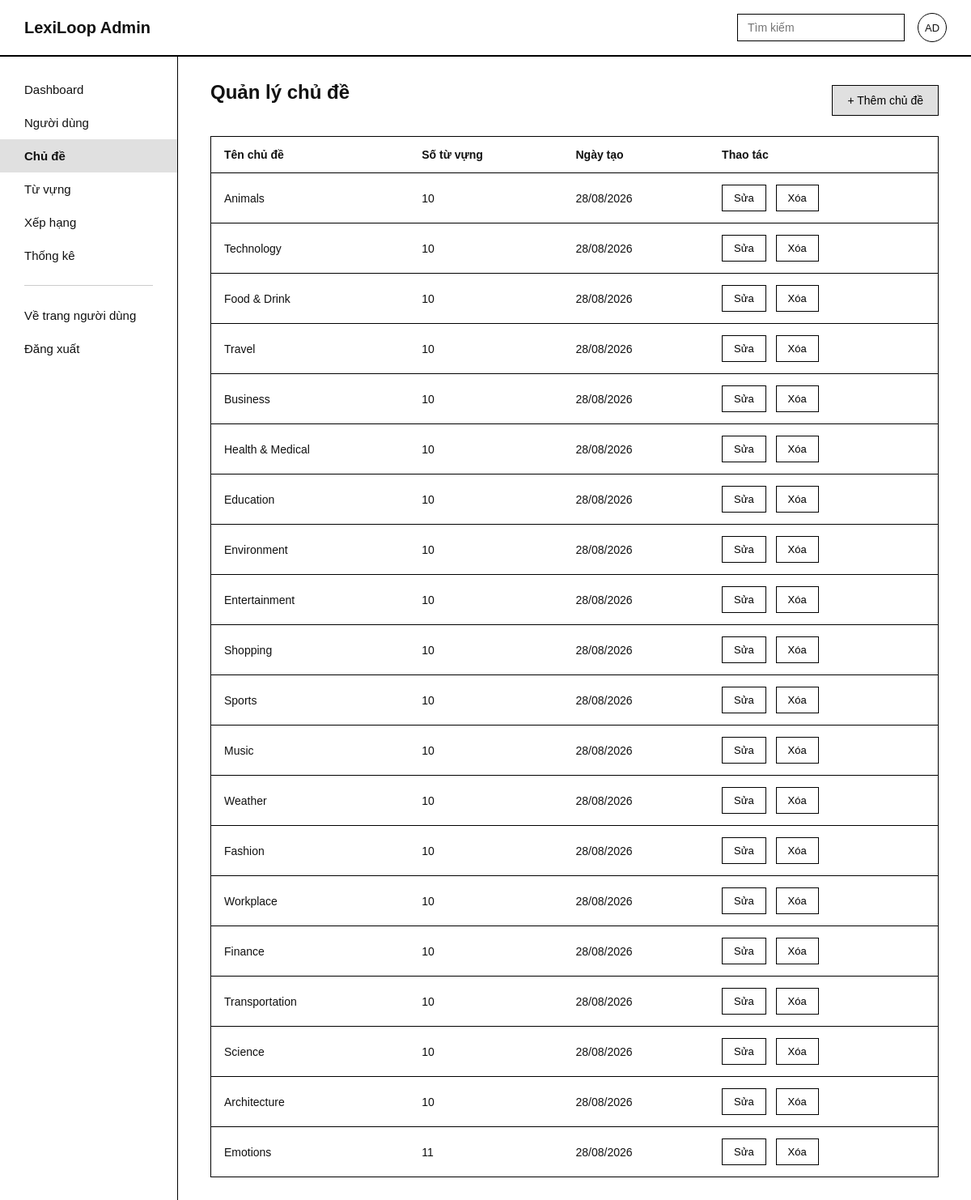
Page /pages/admin/D_Quanlychude.php (signed in) on the committed database.
### tables this page shows
CREATE TABLE `Topics` (
  `topicID` int NOT NULL,
  `topicName` varchar(100) NOT NULL,
  `topicDescription` text,
  `category` varchar(20) NOT NULL DEFAULT 'common',
  `created_by` int DEFAULT NULL,
  `topicCreated_at` datetime DEFAULT CURRENT_TIMESTAMP
);

### pages/admin/D_Quanlychude.php (the view, shortened to what this page needs)
<?php
require_once($_SERVER['DOCUMENT_ROOT'] . "/Connect.php");
$sqlDanhSach = "SELECT t.topicID, t.topicName, t.topicDescription, t.topicCreated_at,
                       (SELECT COUNT(*) FROM vocabulary v WHERE v.topic_id = t.topicID) AS soTuVung
                FROM Topics t
                ORDER BY t.topicCreated_at DESC";
$ketQuaDanhSach = mysqli_query($link, $sqlDanhSach);
?>
<!doctype html>
<html lang="vi">
  <head>
    <link rel="stylesheet" type="text/css" href="../../CSS/D_Quanlychude.css"/>
  </head>
  <body>
    <div class="D_Quanlychude_Wrapper">
      <header class="D_Quanlychude_Topbar">
        <div class="D_Quanlychude_Logo">LexiLoop Admin</div>
        <div class="D_Quanlychude_TopbarPhai">
          <input
            type="text"
            class="D_Quanlychude_TimKiem"
            placeholder="Tìm kiếm"
          />
          <div class="D_Quanlychude_Avatar">AD</div>
        </div>
      </header>
      <div class="D_Quanlychude_Body">
        <nav class="D_Quanlychude_Sidebar">
          <a href="D_Dashboard_admin.php" class="D_Quanlychude_MucMenu"
            >Dashboard</a
          >
          <a href="D_Quanlynguoidung.php" class="D_Quanlychude_MucMenu"
            >Người dùng</a
          >
          <a
            href="D_Quanlychude.php"
            class="D_Quanlychude_MucMenu D_Quanlychude_DangChon"
            >Chủ đề</a
          >
          <a href="D_Quanlytuvung.php" class="D_Quanlychude_MucMenu"
            >Từ vựng</a
          >
	  <a href="D_Xephang.php" class="D_Quanlychude_MucMenu"
            >Xếp hạng</a
          >
          <a href="D_Thongkehethong.php" class="D_Quanlychude_MucMenu"
            >Thống kê</a
          >
          <hr class="D_Quanlychude_GachNgang" />
          <a href="../user/C_Dashboard_user.php" class="D_Quanlychude_MucMenu"
            >Về trang người dùng</a
          >
          <a href="../auth/A_DangXuat.php" class="D_Quanlychude_MucMenu"
            >Đăng xuất</a
          >
        </nav>
        <main class="D_Quanlychude_NoiDung">
          <div class="D_Quanlychude_HangTieuDe">
            <h1 class="D_Quanlychude_TieuDe">Quản lý chủ đề</h1>
            <button
              id="D_Quanlychude_BtnThem"
              class="D_Quanlychude_NutXam"
              type="button"
            >
              + Thêm chủ đề
            </button>
          </div>
          <table class="D_Quanlychude_Bang">
            <thead>
              <tr>
                <th>Tên chủ đề</th>
                <th>Số từ vựng</th>
                <th>Ngày tạo</th>
                <th>Thao tác</th>
              </tr>
            </thead>
            <tbody id="D_Quanlychude_ThanBang">
              <?php while ($hang = mysqli_fetch_assoc($ketQuaDanhSach)): ?>
                <tr
                  data-id="<?php echo (int) $hang["topicID"]; ?>"
                  data-tenchude="<?php echo htmlspecialchars($hang["topicName"]); ?>"
                  data-mota="<?php echo htmlspecialchars($hang["topicDescription"]); ?>"
                >
                  <td class="D_Quanlychude_OTen"><?php echo htmlspecialchars($hang["topicName"]); ?></td>
                  <td><?php echo (int) $hang["soTuVung"]; ?></td>
                  <td><?php echo date("d/m/Y", strtotime($hang["topicCreated_at"])); ?></td>
                  <td>
                    <button class="D_Quanlychude_NutSua" type="button">
                      Sửa
                    </button>
                    <form
                      method="post"
                      action="D_Quanlychude.php"
                      style="display:inline"
                      onsubmit="return confirm('Xóa chủ đề này? Toàn bộ từ vựng thuộc chủ đề sẽ bị xóa theo.');"
                    >
                      <button class="D_Quanlychude_NutXoa" type="submit">
                        Xóa
                      </button>
                    </form>
                  </td>
                </tr>
              <?php endwhile; ?>
            </tbody>
          </table>
        </main>
      </div>
    </div>
  </body>
</html>

### CSS/D_Quanlychude.css (style rules this page uses)
* { box-sizing: border-box; margin: 0; padding: 0; }
body { font-family: Arial, Helvetica, sans-serif; color: #111111; background-color: #ffffff; }
.D_Quanlychude_Wrapper { min-height: 100vh; }
.D_Quanlychude_Topbar { display: flex; align-items: center; justify-content: space-between; padding: 16px 30px; border-bottom: 2px solid #000000; }
.D_Quanlychude_Logo { font-size: 20px; font-weight: bold; }
.D_Quanlychude_TopbarPhai { display: flex; align-items: center; gap: 16px; }
.D_Quanlychude_TimKiem { padding: 8px 12px; border: 1px solid #000000; font-size: 14px; }
.D_Quanlychude_Avatar { width: 36px; height: 36px; border-radius: 50%; border: 1px solid #000000; display: flex; align-items: center; justify-content: center; font-size: 13px; }
.D_Quanlychude_Body { display: flex; }
.D_Quanlychude_Sidebar { width: 220px; border-right: 1px solid #000000; min-height: calc(100vh - 69px); padding: 20px 0; display: flex; flex-direction: column; }
.D_Quanlychude_MucMenu { display: block; padding: 12px 30px; color: #111111; text-decoration: none; font-size: 15px; }
.D_Quanlychude_DangChon { background-color: #e0e0e0; font-weight: bold; }
.D_Quanlychude_GachNgang { border: none; border-top: 1px solid #cccccc; margin: 16px 30px; }
.D_Quanlychude_NoiDung { flex: 1; padding: 30px 40px; }
.D_Quanlychude_TieuDe { font-size: 24px; margin-bottom: 20px; }
.D_Quanlychude_HangTieuDe { display: flex; align-items: center; justify-content: space-between; margin-bottom: 20px; }
.D_Quanlychude_NutXam { padding: 10px 18px; border: 1px solid #000000; background-color: #e0e0e0; cursor: pointer; font-size: 14px; }
.D_Quanlychude_Bang { width: 100%; border-collapse: collapse; border: 1px solid #000000; }
.D_Quanlychude_Bang th, .D_Quanlychude_Bang td { text-align: left; padding: 14px 16px; border-bottom: 1px solid #000000; font-size: 14px; }
.D_Quanlychude_Bang thead th { font-weight: bold; }
.D_Quanlychude_NutSua, .D_Quanlychude_NutXoa { padding: 8px 14px; border: 1px solid #000000; background-color: #ffffff; cursor: pointer; font-size: 13px; margin-right: 8px; }

### rows in the picture
topics: topicName "Animals", soTuVung "10", topicCreated_at "28/08/2026"
topics: topicName "Technology", soTuVung "10", topicCreated_at "28/08/2026"
topics: topicName "Food & Drink", soTuVung "10", topicCreated_at "28/08/2026"
topics: topicName "Travel", soTuVung "10", topicCreated_at "28/08/2026"
topics: topicName "Business", soTuVung "10", topicCreated_at "28/08/2026"
topics: topicName "Health & Medical", soTuVung "10", topicCreated_at "28/08/2026"
topics: topicName "Education", soTuVung "10", topicCreated_at "28/08/2026"
topics: topicName "Environment", soTuVung "10", topicCreated_at "28/08/2026"
topics: topicName "Entertainment", soTuVung "10", topicCreated_at "28/08/2026"
topics: topicName "Shopping", soTuVung "10", topicCreated_at "28/08/2026"
topics: topicName "Sports", soTuVung "10", topicCreated_at "28/08/2026"
topics: topicName "Music", soTuVung "10", topicCreated_at "28/08/2026"
topics: topicName "Weather", soTuVung "10", topicCreated_at "28/08/2026"
topics: topicName "Fashion", soTuVung "10", topicCreated_at "28/08/2026"
topics: topicName "Workplace", soTuVung "10", topicCreated_at "28/08/2026"
topics: topicName "Finance", soTuVung "10", topicCreated_at "28/08/2026"
topics: topicName "Transportation", soTuVung "10", topicCreated_at "28/08/2026"
topics: topicName "Science", soTuVung "10", topicCreated_at "28/08/2026"
topics: topicName "Architecture", soTuVung "10", topicCreated_at "28/08/2026"
topics: topicName "Emotions", soTuVung "11", topicCreated_at "28/08/2026"
